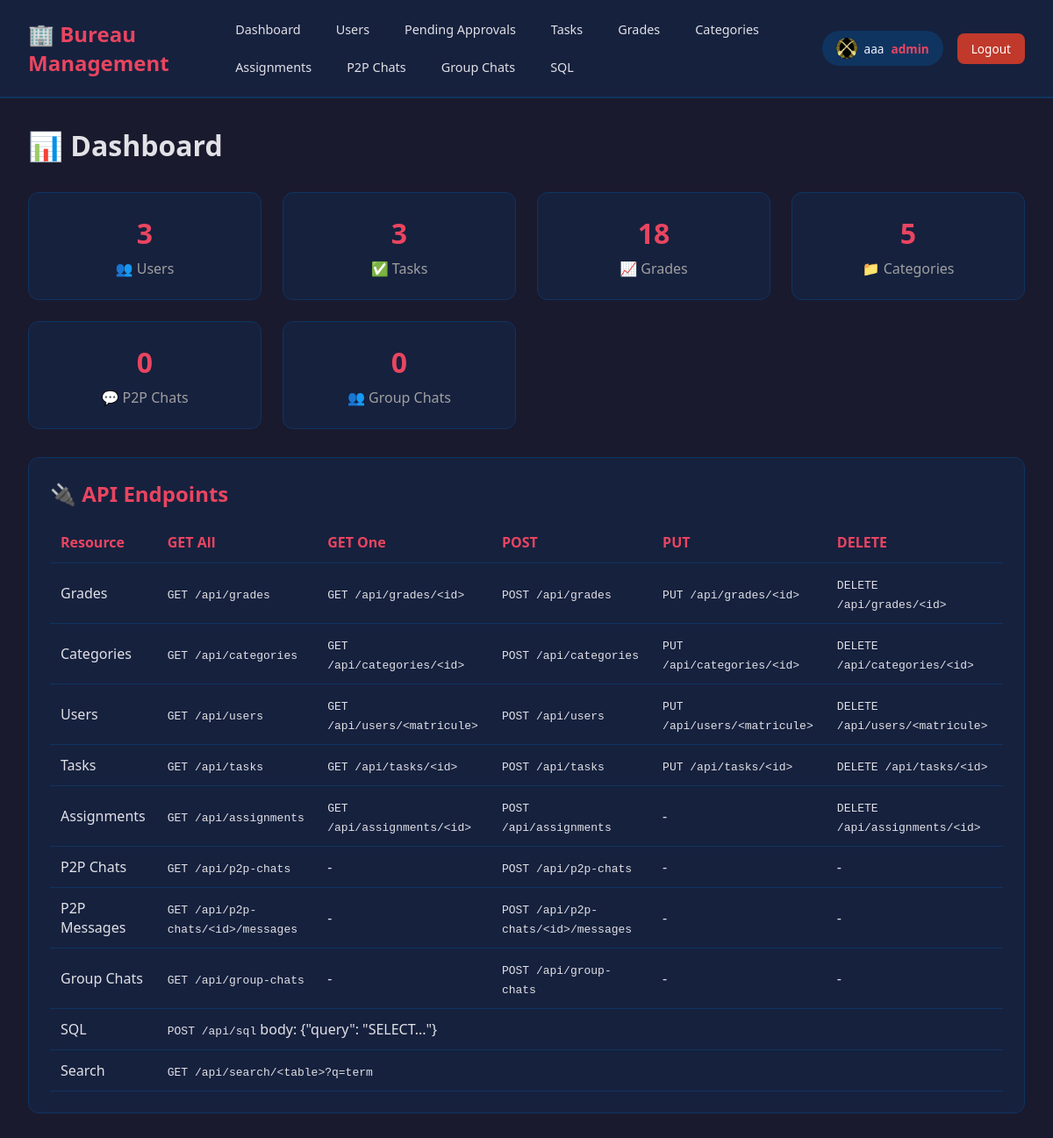
Page / (signed in) on the committed database.
### database.py (models this page shows)
class User(db.Model):
    __tablename__ = 'users'
    matricule = db.Column(db.Text, primary_key=True)
    name = db.Column(db.Text, nullable=False)
    family_name = db.Column(db.Text, nullable=False)
    category = db.Column(db.Integer, db.ForeignKey('categories.category_id'), nullable=False)
    grade = db.Column(db.Integer, db.ForeignKey('grades.grade_id'), nullable=True)
    user_name = db.Column(db.Text, nullable=False)
    password = db.Column(db.Text, nullable=False)
    profil_pic_url = db.Column(db.Text, nullable=False)
    user_role = db.Column(db.Integer, db.ForeignKey('user_roles.user_role_id'), nullable=False)
    is_approved = db.Column(db.Boolean, nullable=False, default=False)  # NEW: Approval status
    category_rel = db.relationship('Category', backref='users')
    grade_rel = db.relationship('Grade', backref='users')
    role_rel = db.relationship('UserRole', backref='users')
    approval_request = db.relationship('UserApprovalRequest', uselist=False, backref='user', cascade='all, delete-orphan')

### app.py (the view)
@app.route('/')
@login_required
def dashboard():
    user = get_current_user()
    stats = {
        'users_count': User.query.count(), 'tasks_count': ToDoTask.query.count(),
        'grades_count': Grade.query.count(), 'categories_count': Category.query.count(),
        'p2p_chats_count': P2PChat.query.count(), 'group_chats_count': GroupChat.query.count()
    }
    return render_template('dashboard.html', stats=stats, user=user, profile_pic=get_profile_picture_url(user))

### app.py (called while the page is built)
@app.context_processor
def inject_pending_approvals_count():
    def get_pending_approvals_count():
        return UserApprovalRequest.query.count()
    return dict(get_pending_approvals_count=get_pending_approvals_count)

@app.context_processor
def inject_user_profile_pic():
    def get_user_profile_pic():
        if 'user_matricule' in session:
            user = User.query.get(session['user_matricule'])
            if user:
                return get_profile_picture_url(user)
        return '/static/uploads/profiles/default.png'
    return dict(profile_pic=get_user_profile_pic())

### auth.py (called while the page is built)
def login_required(f):
    @wraps(f)
    def decorated_function(*args, **kwargs):
        if 'user_matricule' not in session:
            if request.is_json or request.path.startswith('/api/'):
                return jsonify({"error": "Authentication required"}), 401
            flash('Please log in first', 'danger')
            return redirect(url_for('login'))
        return f(*args, **kwargs)
    return decorated_function

def get_current_user():
    from database import User
    if 'user_matricule' in session:
        return User.query.get(session['user_matricule'])
    return None

### utils.py (called while the page is built)
def get_profile_picture_url(user):
    if user and user.profil_pic_url and user.profil_pic_url.strip():
        return user.profil_pic_url
    return "/static/uploads/profiles/default.png"

### templates/dashboard.html (shortened to what this page needs)
{% extends "base.html" %}
{% block content %}
<h1 style="margin-bottom: 2rem;">📊 Dashboard</h1>
<div class="grid">
    <div class="stat-card"><h3>{{ stats.users_count }}</h3><p>👥 Users</p></div>
    <div class="stat-card"><h3>{{ stats.tasks_count }}</h3><p>✅ Tasks</p></div>
    <div class="stat-card"><h3>{{ stats.grades_count }}</h3><p>📈 Grades</p></div>
    <div class="stat-card"><h3>{{ stats.categories_count }}</h3><p>📁 Categories</p></div>
    <div class="stat-card"><h3>{{ stats.p2p_chats_count }}</h3><p>💬 P2P Chats</p></div>
    <div class="stat-card"><h3>{{ stats.group_chats_count }}</h3><p>👥 Group Chats</p></div>
</div>
<div class="card" style="margin-top: 2rem;">
    <h2>🔌 API Endpoints</h2>
    <table>
        <tr><th>Resource</th><th>GET All</th><th>GET One</th><th>POST</th><th>PUT</th><th>DELETE</th></tr>
        <tr><td>Grades</td><td><code>GET /api/grades</code></td><td><code>GET /api/grades/&lt;id&gt;</code></td><td><code>POST /api/grades</code></td><td><code>PUT /api/grades/&lt;id&gt;</code></td><td><code>DELETE /api/grades/&lt;id&gt;</code></td></tr>
        <tr><td>Categories</td><td><code>GET /api/categories</code></td><td><code>GET /api/categories/&lt;id&gt;</code></td><td><code>POST /api/categories</code></td><td><code>PUT /api/categories/&lt;id&gt;</code></td><td><code>DELETE /api/categories/&lt;id&gt;</code></td></tr>
        <tr><td>Users</td><td><code>GET /api/users</code></td><td><code>GET /api/users/&lt;matricule&gt;</code></td><td><code>POST /api/users</code></td><td><code>PUT /api/users/&lt;matricule&gt;</code></td><td><code>DELETE /api/users/&lt;matricule&gt;</code></td></tr>
        <tr><td>Tasks</td><td><code>GET /api/tasks</code></td><td><code>GET /api/tasks/&lt;id&gt;</code></td><td><code>POST /api/tasks</code></td><td><code>PUT /api/tasks/&lt;id&gt;</code></td><td><code>DELETE /api/tasks/&lt;id&gt;</code></td></tr>
        <tr><td>Assignments</td><td><code>GET /api/assignments</code></td><td><code>GET /api/assignments/&lt;id&gt;</code></td><td><code>POST /api/assignments</code></td><td>-</td><td><code>DELETE /api/assignments/&lt;id&gt;</code></td></tr>
        <tr><td>P2P Chats</td><td><code>GET /api/p2p-chats</code></td><td>-</td><td><code>POST /api/p2p-chats</code></td><td>-</td><td>-</td></tr>
        <tr><td>P2P Messages</td><td><code>GET /api/p2p-chats/&lt;id&gt;/messages</code></td><td>-</td><td><code>POST /api/p2p-chats/&lt;id&gt;/messages</code></td><td>-</td><td>-</td></tr>
        <tr><td>Group Chats</td><td><code>GET /api/group-chats</code></td><td>-</td><td><code>POST /api/group-chats</code></td><td>-</td><td>-</td></tr>
        <tr><td>SQL</td><td colspan="5"><code>POST /api/sql</code> body: {"query": "SELECT..."}</td></tr>
        <tr><td>Search</td><td colspan="5"><code>GET /api/search/&lt;table&gt;?q=term</code></td></tr>
    </table>
</div>
{% endblock %}

### templates/base.html (shortened to what this page needs)
<!DOCTYPE html>
<html lang="en">
<head>
</head>
<body>
    <nav class="navbar">
        <div class="navbar-left">
            <h1>🏢 Bureau Management</h1>
            <div class="nav-links">
                <a href="{{ url_for('dashboard') }}">Dashboard</a>
                {% if session.get('user_role') in [1, 2] %}<a href="{{ url_for('web_users') }}">Users</a>{% endif %}
                {% if session.get('user_role') in [1, 2] %}<a href="{{ url_for('web_pending_approvals') }}">Pending Approvals</a>{% endif %}
                <a href="{{ url_for('web_tasks') }}">Tasks</a>
                {% if session.get('user_role') == 1 %}<a href="{{ url_for('web_grades') }}">Grades</a>{% endif %}
                {% if session.get('user_role') == 1 %}<a href="{{ url_for('web_categories') }}">Categories</a>{% endif %}
                {% if session.get('user_role') in [1, 2] %}<a href="{{ url_for('web_assignments') }}">Assignments</a>{% endif %}
                <a href="{{ url_for('web_p2p_chats') }}">P2P Chats</a>
                <a href="{{ url_for('web_group_chats') }}">Group Chats</a>
                {% if session.get('user_role') == 1 %}<a href="{{ url_for('web_sql') }}">SQL</a>{% endif %}
            </div>
        </div>
        <div class="user-info">
            <a href="{{ url_for('profile') }}" style="text-decoration: none;">
                <div class="user-badge" style="display: flex; align-items: center; gap: 0.5rem; cursor: pointer;">
                    <img src="{{ profile_pic if profile_pic is defined else '/static/uploads/profiles/default.png' }}"
                         alt="" style="width: 24px; height: 24px; border-radius: 50%; object-fit: cover;">
                    <span style="color: aliceblue;">{{ session.get('user_name', 'Guest') }}</span>
                    <span class="role">{{ session.get('user_role_name', 'Unknown') }}</span>
                </div>
            </a>
            <a href="{{ url_for('logout') }}" class="btn-logout">Logout</a>
        </div>
    </nav>
    <div class="container">
        {% block content %}{% endblock %}
    </div>
</body>
</html>

### templates/base.html (style rules this page uses)
* { margin: 0; padding: 0; box-sizing: border-box; }
body { font-family: 'Segoe UI', Tahoma, Geneva, Verdana, sans-serif; background: #1a1a2e; color: #e1e1e6; min-height: 100vh; }
.navbar { background: #16213e; padding: 1rem 2rem; display: flex; align-items: center; justify-content: space-between; border-bottom: 2px solid #0f3460; }
.navbar-left { display: flex; align-items: center; gap: 2rem; }
.navbar h1 { color: #e94560; font-size: 1.5rem; }
.nav-links { display: flex; gap: 0.5rem; flex-wrap: wrap; }
.nav-links a { color: #e1e1e6; text-decoration: none; padding: 0.5rem 1rem; border-radius: 8px; transition: all 0.3s; font-size: 0.9rem; }
.user-info { display: flex; align-items: center; gap: 1rem; }
.user-badge { background: #0f3460; padding: 0.5rem 1rem; border-radius: 20px; font-size: 0.85rem; }
.user-badge .role { color: #e94560; font-weight: bold; }
.btn-logout { background: #c0392b; color: white; padding: 0.5rem 1rem; border-radius: 8px; text-decoration: none; font-size: 0.85rem; transition: background 0.3s; }
.container { padding: 2rem; max-width: 1400px; margin: 0 auto; }
.card { background: #16213e; border-radius: 12px; padding: 1.5rem; margin-bottom: 1.5rem; border: 1px solid #0f3460; }
.card h2 { color: #e94560; margin-bottom: 1rem; }
table { width: 100%; border-collapse: collapse; margin-top: 1rem; }
th, td { padding: 0.75rem; text-align: left; border-bottom: 1px solid #0f3460; }
th { color: #e94560; font-weight: 600; }
.grid { display: grid; grid-template-columns: repeat(auto-fit, minmax(250px, 1fr)); gap: 1.5rem; }
.stat-card { background: #16213e; border-radius: 12px; padding: 1.5rem; text-align: center; border: 1px solid #0f3460; }
.stat-card h3 { color: #e94560; font-size: 2rem; margin-bottom: 0.5rem; }
.stat-card p { color: #a0a0a0; }

### rows in the picture
User: profil_pic_url (picture), get "aaa", get "admin"

### other values in the picture
{{ stats.users_count }} "3"
{{ stats.tasks_count }} "3"
{{ stats.grades_count }} "18"
{{ stats.categories_count }} "5"
{{ stats.p2p_chats_count }} "0"
{{ stats.group_chats_count }} "0"
